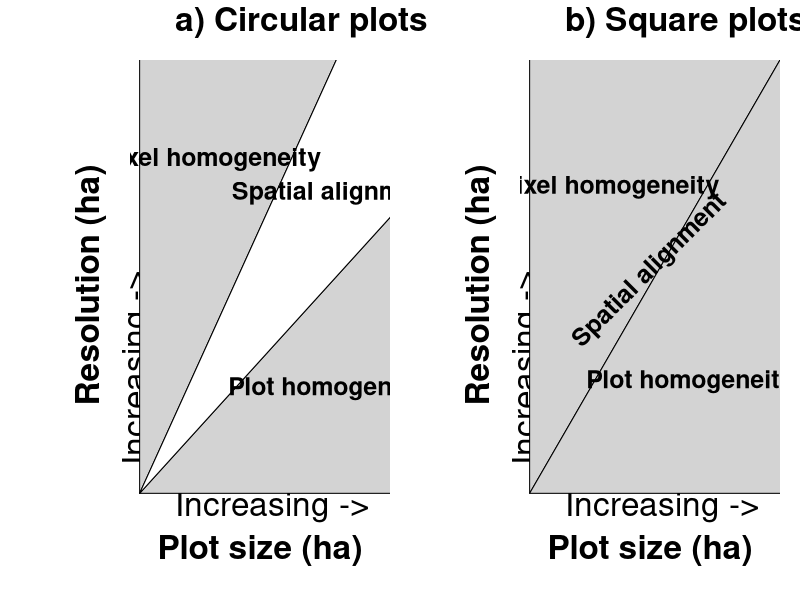

The R source for this figure:
################################################################################
# Plots Showing Definitions of Spatial Synchrony
################################################################################

# Set up plotting area
par(mfrow = c(1, 2), mar = c(4, 6, 2.5, 0.5), oma = c(0.5, 0.5, 0.5, 0.5))

################################################################################
# Circular Plot: Spatial Synchrony Definition
################################################################################

### Data Preparation for Circular Plot ###
x <- seq(0, sqrt(13000), 0.1)
y1 <- (x / 2)^2 * pi
y2 <- (x * sqrt(2) / 2)^2 * pi

### Plotting: Circular Synchrony ###
plot(
  NA, 
  xlim = c(0, 10000), 
  ylim = c(0, 10000), 
  xaxt = "n", 
  yaxt = "n", 
  xlab = "", 
  ylab = "", 
  bty = "n"
)

# Axes labels
mtext(side = 1, text = "     Increasing ->", line = -0.5, cex = 2, adj = 0)
mtext(side = 2, text = "     Increasing ->", line = -1, cex = 2, adj = 0)
mtext(
  side = 1, 
  text = expression(bold(paste("Plot size (ha)", sep = ""))), 
  font = 2, 
  line = 2, 
  cex = 2
)
mtext(
  side = 2, 
  text = expression(bold(paste("Resolution (ha)", sep = ""))), 
  font = 2, 
  line = 1, 
  cex = 2
)

# Add polygons to indicate regions
polygon(x = c(0, 0, max(y1)), y = c(0, 12000, max(I(x^2))), col = "lightgrey")
polygon(x = c(0, 12000, max(y2)), y = c(0, 0, max(I(x^2))), col = "lightgrey")
polygon(x = c(0, max(y2), max(y1)), y = c(0, max(I(x^2)), max(I(x^2))), col = "white")

# Add labels to the plot
text(x = 3000, y = 8000, labels = "Pixel homogeneity", font = 2, cex = 1.5)
text(x = 8000, y = 2500, labels = "Plot homogeneity", font = 2, cex = 1.5)
text(x = 8100, y = 7200, labels = "Spatial alignment", font = 2, cex = 1.5)

# Title for the panel
mtext(
  text = paste("     a", ") ", "Circular plots", sep = ""), 
  adj = 0, 
  line = 1.25, 
  font = 2, 
  cex = 2
)

################################################################################
# Square Plot: Spatial Synchrony Definition
################################################################################

### Plotting: Square Synchrony ###
plot(
  NA, 
  xlim = c(0, 1500), 
  ylim = c(0, 1500), 
  xaxt = "n", 
  yaxt = "n", 
  xlab = "", 
  ylab = "", 
  bty = "n"
)

# Axes labels
mtext(side = 1, text = "     Increasing ->", line = -0.5, cex = 2, adj = 0)
mtext(side = 2, text = "     Increasing ->", line = -1, cex = 2, adj = 0)
mtext(
  side = 1, 
  text = expression(bold(paste("Plot size (ha)", sep = ""))), 
  font = 2, 
  line = 2, 
  cex = 2
)
mtext(
  side = 2, 
  text = expression(bold(paste("Resolution (ha)", sep = ""))), 
  font = 2, 
  line = 1, 
  cex = 2
)

# Add polygons to indicate regions
polygon(x = c(0, 0, 10000), y = c(0, 10000, 10000), col = "lightgrey")
polygon(x = c(0, 10000, 10000), y = c(0, 0, 10000), col = "lightgrey")

# Add labels to the plot
text(x = 750, y = 800, labels = "Spatial alignment", font = 2, cex = 1.5, srt = 45)
text(x = 500, y = 1100, labels = "Pixel homogeneity", font = 2, cex = 1.5)
text(x = 1000, y = 400, labels = "Plot homogeneity", font = 2, cex = 1.5)

# Title for the panel
mtext(
  text = paste("     b", ") ", "Square plots", sep = ""), 
  adj = 0, 
  line = 1.25, 
  font = 2, 
  cex = 2
)
